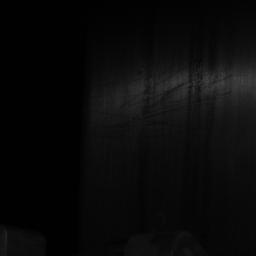
#> input picture runs/detect/yolov9_m_c__detect1/1_tile_0.jpg, 256 x 256 px
$ python reconstraction.py
#> lines starting #> are read from the running program, lines starting #| are printed output that depends on the picture
import os
import numpy as np
from PIL import Image, ImageDraw
from collections import defaultdict
import re

# Размеры тайлов и перекрытие
tile_size = 256
overlap = 0.2

# Путь к папке с тайлами с дефектами (detected tiles) и папке с лэйблами
base_detect_dir = 'runs/detect'
output_dir = 'runs/restored'


def get_latest_detect_folder(base_dir):
    """Находит последнюю папку с детекцией."""
    folders = [folder for folder in os.listdir(base_dir) if os.path.isdir(os.path.join(base_dir, folder))]
    pattern = r'yolov9_m_c__detect(\d+)'
    folder_dict = {}

    for folder in folders:
        match = re.match(pattern, folder)
        if match:
            folder_number = int(match.group(1))  # Извлекаем цифру
            folder_dict[folder_number] = folder

    if folder_dict:
        latest_folder = folder_dict[max(folder_dict.keys())]
        return os.path.join(base_dir, latest_folder)
    else:
        raise FileNotFoundError("No detect folders found matching the pattern 'yolov9_m_c__detectX'.")


def check_directories(detect_dir):
    """Проверяет существование папки с тайлами."""
    if not os.path.exists(detect_dir):
        raise FileNotFoundError(f"Directory with detected tiles does not exist: {detect_dir}")


def merge_detected_tiles(tiles_dict, original_width, original_height):
    """Воссоздает изображение с найденными дефектами из тайлов."""
    reconstructed_image = np.zeros((original_height, original_width, 3), dtype=np.uint8)
    tile_height_with_overlap = int(tile_size * (1 - overlap))
    tile_width_with_overlap = int(tile_size * (1 - overlap))

    for tile_index, tile_path in tiles_dict.items():
        if not os.path.exists(tile_path):
            print(f"Warning: Tile does not exist: {tile_path}")
            continue

        try:
            tile_image = np.array(Image.open(tile_path))
        except Exception as e:
            print(f"Error loading tile {tile_path}: {e}")
            continue

        row = tile_index // (original_width // tile_width_with_overlap)
        col = tile_index % (original_width // tile_width_with_overlap)
        y = row * tile_height_with_overlap
        x = col * tile_width_with_overlap

        actual_tile_height = min(tile_image.shape[0], original_height - y)
        actual_tile_width = min(tile_image.shape[1], original_width - x)

        reconstructed_image[y:y + actual_tile_height, x:x + actual_tile_width, :] = tile_image[:actual_tile_height,
                                                                                    :actual_tile_width, :]

    return Image.fromarray(reconstructed_image)


def draw_defects(image, label_file_path, original_width, original_height):
    """Рисует рамки вокруг дефектов на изображении."""
    draw = ImageDraw.Draw(image)

    if os.path.exists(label_file_path):
        with open(label_file_path, 'r') as f:
            for line in f.readlines():
                parts = list(map(float, line.strip().split()))
                if len(parts) != 6:
                    print(f"Warning: Invalid label format in file {label_file_path}: {line.strip()}")
                    continue

                cls, x_center, y_center, width, height, confidence = parts

                x_center_pixel = int(x_center * original_width)
                y_center_pixel = int(y_center * original_height)
                width_pixel = int(width * original_width)
                height_pixel = int(height * original_height)

                x1 = x_center_pixel - width_pixel // 2
                y1 = y_center_pixel - height_pixel // 2
                x2 = x_center_pixel + width_pixel // 2
                y2 = y_center_pixel + height_pixel // 2

                if x1 < 0 or y1 < 0 or x2 > original_width or y2 > original_height:
                    print(f"Warning: Invalid bounding box for {label_file_path}: ({x1}, {y1}), ({x2}, {y2})")
                    continue

                draw.rectangle([x1, y1, x2, y2], outline='red', width=3)
                draw.text((x1, y1), f'{confidence:.2f}', fill='red')


def group_tiles_by_image(detect_dir):
    """Группирует тайлы по изображениям."""
    tiles_grouped_by_image = defaultdict(dict)
    tile_files = [f for f in os.listdir(detect_dir) if f.endswith('.jpg') or f.endswith('.tif')]

    for tile_file in tile_files:
        tile_path = os.path.join(detect_dir, tile_file)
        base_name = os.path.splitext(tile_file)[0]
        image_name, tile_index = base_name.rsplit('_tile_', 1)
        tile_index = int(tile_index)
        tiles_grouped_by_image[image_name][tile_index] = tile_path

    return tiles_grouped_by_image


def process_images(original_width, original_height):
    """Обрабатывает все изображения и воссоздает их с дефектами."""
    detect_dir = get_latest_detect_folder(base_detect_dir)
    check_directories(detect_dir)

    label_dir = os.path.join(detect_dir, 'labels')
    os.makedirs(output_dir, exist_ok=True)

    tiles_grouped_by_image = group_tiles_by_image(detect_dir)

    for image_name, tiles_dict in tiles_grouped_by_image.items():
        output_image_path = os.path.join(output_dir, f"{image_name}_reconstructed.jpg")
        reconstructed_image = merge_detected_tiles(tiles_dict, original_width, original_height)
#> in merge_detected_tiles, tile_image is the input picture: shape (256, 256, 3); min 0, max 68, mean 9.9
#> in merge_detected_tiles, `reconstructed_image[y:y + actual_tile_height, x:x + actual_tile_width,..`:
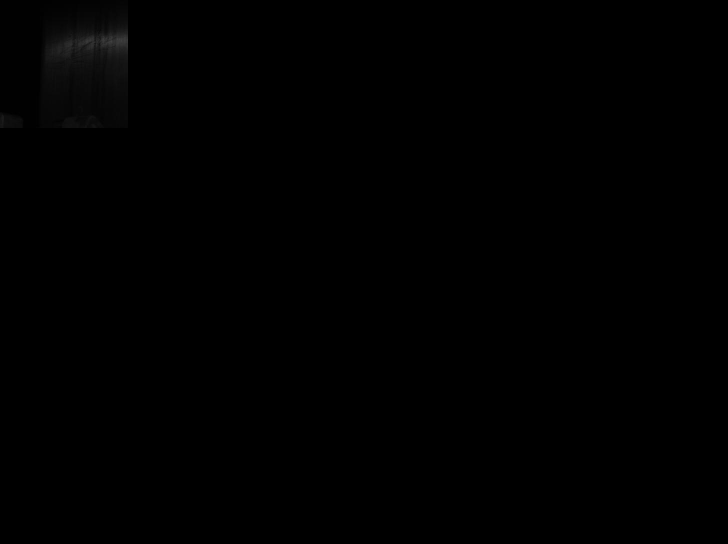
#> reconstructed_image: shape (1088, 1456, 3) (shown at 1/2 size); min 0, max 68, mean 0.4
        label_file_path = os.path.join(label_dir, f"{image_name}.txt")
        draw_defects(reconstructed_image, label_file_path, original_width, original_height)
        reconstructed_image.save(output_image_path)
        print(f"Reconstructed image with defects saved at: {output_image_path}")


# Пример использования
original_width = 1456  # Задайте ширину исходного изображения
original_height = 1088  # Задайте высоту исходного изображения
process_images(original_width, original_height)
